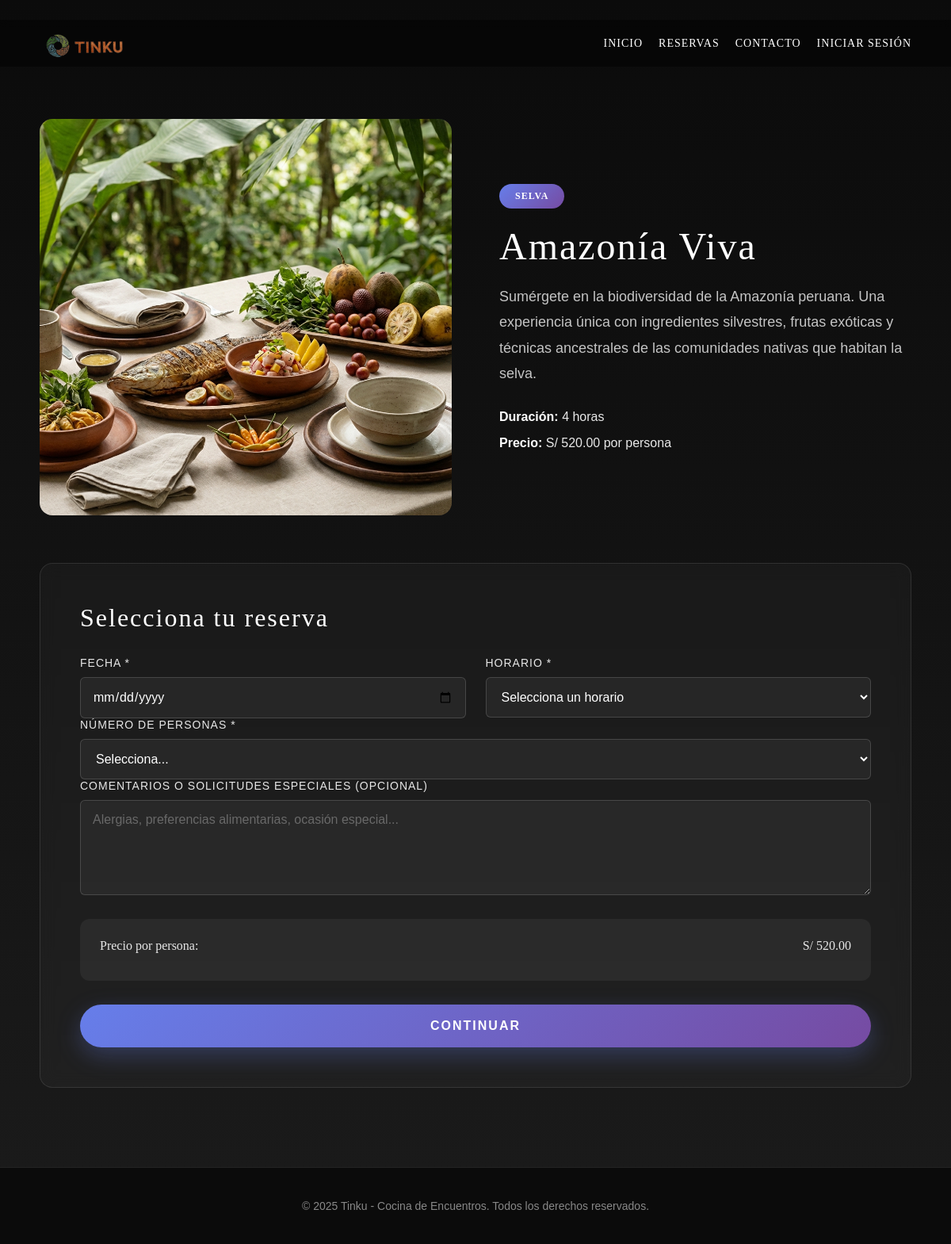
Screenshot of /reservas.php?action=seleccionar&id=3 with the database file from the repository.
### tables this page shows
CREATE TABLE IF NOT EXISTS experiencias (
    id INT AUTO_INCREMENT PRIMARY KEY,
    nombre VARCHAR(200) NOT NULL,
    region VARCHAR(50) NOT NULL,
    descripcion_corta TEXT NOT NULL,
    descripcion_larga TEXT NOT NULL,
    precio DECIMAL(10,2) NOT NULL,
    duracion VARCHAR(50) NOT NULL,
    imagen VARCHAR(255) NOT NULL,
    disponible TINYINT(1) DEFAULT 1,
    fecha_creacion TIMESTAMP DEFAULT CURRENT_TIMESTAMP
);

### aplicacion/controladores/ReservasControlador.php (called while the page is built, shortened)
<?php
class ReservasControlador
{
    public function seleccionar()
    {
        $experiencia_id = $_GET['id'] ?? null;
        require_once RUTA_MODELOS . 'Experiencia.php';
        $experienciaModelo = new Experiencia();
        $experiencia = $experienciaModelo->obtenerPorId($experiencia_id);
        require_once RUTA_VISTAS . 'reservas/seleccionar.php';
    }
}
?>

### configuracion/basedatos.php (called while the page is built, shortened)
<?php
class BaseDatos {
    private static $conexion = null;
    public static function conectar() {
        if (self::$conexion == null) {
            try {
                self::$conexion = new PDO(
                    "mysql:host=" . DB_HOST . ";dbname=" . DB_NAME,
                    DB_USER,
                    DB_PASS
                );
                self::$conexion->setAttribute(PDO::ATTR_ERRMODE, PDO::ERRMODE_EXCEPTION);
                self::$conexion->exec("SET NAMES utf8");
            } catch(PDOException $e) {
                die("Error de conexión: " . $e->getMessage());
            }
        }
        return self::$conexion;
    }
}
?>

### aplicacion/modelos/Experiencia.php (called while the page is built, shortened)
<?php
class Experiencia
{
    private $db;
    public function __construct()
    {
        $this->db = BaseDatos::conectar();
    }
    public function obtenerPorId($id)
    {
        try {
            $sql = "SELECT * FROM experiencias WHERE id = :id AND disponible = 1";
            $stmt = $this->db->prepare($sql);
            $stmt->bindParam(':id', $id);
            $stmt->execute();
            return $stmt->fetch(PDO::FETCH_ASSOC);
        } catch (PDOException $e) {
            error_log("Error al obtener experiencia: " . $e->getMessage());
            return null;
        }
    }
}
?>

### aplicacion/vistas/reservas/seleccionar.php (the view, shortened to what this page needs)
<?php include RUTA_VISTAS . 'plantillas/encabezado.php'; ?>
<?php include RUTA_VISTAS . 'plantillas/navegacion.php'; ?>
<main>
    <section class="seccion-seleccion">
        <div class="seleccion-container">
            <div class="experiencia-detalle">
                <div class="detalle-imagen">
                    <img src="<?php echo $experiencia['imagen']; ?>"
                        alt="<?php echo htmlspecialchars($experiencia['nombre']); ?>"
                        onerror="this.src='publico/imagenes/placeholder.jpg'">
                </div>
                <div class="detalle-texto">
                    <span class="region-badge"><?php echo htmlspecialchars($experiencia['region']); ?></span>
                    <h1><?php echo htmlspecialchars($experiencia['nombre']); ?></h1>
                    <p class="descripcion-larga"><?php echo htmlspecialchars($experiencia['descripcion_larga']); ?></p>
                    <div class="caracteristicas">
                        <div class="caracteristica">
                            <strong>Duración:</strong> <?php echo htmlspecialchars($experiencia['duracion']); ?>
                        </div>
                        <div class="caracteristica">
                            <strong>Precio:</strong> S/ <?php echo number_format($experiencia['precio'], 2); ?> por
                            persona
                        </div>
                    </div>
                </div>
            </div>
            <div class="formulario-seleccion">
                <h2>Selecciona tu reserva</h2>
                <form method="POST" action="reservas.php?action=confirmar" id="formSeleccion">
                    <div class="form-row">
                        <div class="form-group">
                            <label for="fecha_reserva">Fecha *</label>
                            <input type="date" id="fecha_reserva" name="fecha_reserva" required
                                min="<?php echo date('Y-m-d', strtotime('+1 day')); ?>">
                        </div>
                        <div class="form-group">
                            <label for="hora_reserva">Horario *</label>
                            <select id="hora_reserva" name="hora_reserva" required>
                                <option value="">Selecciona un horario</option>
                            </select>
                        </div>
                    </div>
                    <div class="form-group">
                        <label for="num_personas">Número de Personas *</label>
                        <select id="num_personas" name="num_personas" required>
                            <option value="">Selecciona...</option>
                        </select>
                    </div>
                    <div class="form-group">
                        <label for="mensaje">Comentarios o solicitudes especiales (Opcional)</label>
                        <textarea id="mensaje" name="mensaje" rows="3"
                            placeholder="Alergias, preferencias alimentarias, ocasión especial..."></textarea>
                    </div>
                    <div class="resumen-precio">
                        <div class="precio-base">
                            <span>Precio por persona:</span>
                            <span class="monto">S/ <?php echo number_format($experiencia['precio'], 2); ?></span>
                        </div>
                    </div>
                    <button type="submit" class="btn-continuar">Continuar</button>
                </form>
            </div>
        </div>
    </section>
</main>
<?php include RUTA_VISTAS . 'plantillas/pie.php'; ?>

### publico/estilos/principal.css (style rules this page uses)
* { margin: 0; padding: 0; box-sizing: border-box; }
html, body { margin: 0; padding: 0; font-family: 'Georgia', serif; background: linear-gradient(180deg, #0b0b0b 0%, #101317 100%); color: #e8e8e8; }
img { max-width: 100%; display: block; }
main { width: 100%; }

### publico/estilos/componentes.css (style rules this page uses)
.form-group { display: flex; flex-direction: column; }
.form-group label { color: #e8e8e8; font-size: 14px; margin-bottom: 10px; font-family: 'Arial', sans-serif; text-transform: uppercase; letter-spacing: 1px; font-weight: 500; }
.form-group input, .form-group select, .form-group textarea { background: rgba(255, 255, 255, 0.05); border: 1px solid rgba(255, 255, 255, 0.15); border-radius: 6px; padding: 15px; color: #ffffff; font-size: 16px; font-family: 'Arial', sans-serif; transition: all 0.3s ease; }
.form-group input::placeholder, .form-group textarea::placeholder { color: rgba(255, 255, 255, 0.3); }
.form-group select { cursor: pointer; }
.form-group textarea { resize: vertical; min-height: 120px; }

### publico/estilos/experiencias.css (style rules this page uses)
.seccion-seleccion { background: linear-gradient(180deg, #0b0b0b 0%, #1a1a1a 100%); padding: 150px 50px 100px; min-height: 100vh; }
.seleccion-container { max-width: 1400px; margin: 0 auto; }
.experiencia-detalle { display: grid; grid-template-columns: 1fr 1fr; gap: 60px; margin-bottom: 60px; }
.detalle-imagen { border-radius: 16px; overflow: hidden; height: 500px; }
.detalle-imagen img { width: 100%; height: 100%; object-fit: cover; }
.detalle-texto { display: flex; flex-direction: column; justify-content: center; }
.region-badge { display: inline-block; background: linear-gradient(135deg, #667eea 0%, #764ba2 100%); color: white; padding: 8px 20px; border-radius: 20px; font-size: 12px; text-transform: uppercase; letter-spacing: 1px; font-weight: 600; margin-bottom: 20px; width: fit-content; }
.detalle-texto h1 { font-size: 48px; font-weight: 300; color: #ffffff; margin-bottom: 20px; letter-spacing: 2px; }
.descripcion-larga { color: #c4c4c4; font-size: 18px; line-height: 1.8; margin-bottom: 30px; font-family: 'Arial', sans-serif; }
.caracteristicas { display: flex; flex-direction: column; gap: 15px; }
.caracteristica { color: #e8e8e8; font-size: 16px; font-family: 'Arial', sans-serif; }
.caracteristica strong { color: #ffffff; }
.formulario-seleccion { background: rgba(255, 255, 255, 0.03); backdrop-filter: blur(10px); border: 1px solid rgba(255, 255, 255, 0.1); border-radius: 16px; padding: 50px; }
.formulario-seleccion h2 { font-size: 32px; font-weight: 300; color: #ffffff; margin-bottom: 30px; letter-spacing: 2px; }
.form-row { display: grid; grid-template-columns: 1fr 1fr; gap: 25px; }
.resumen-precio { background: rgba(255, 255, 255, 0.05); border-radius: 12px; padding: 25px; margin: 30px 0; }
.precio-base, .precio-total { display: flex; justify-content: space-between; align-items: center; color: #e8e8e8; font-size: 16px; margin-bottom: 10px; }
.btn-continuar { width: 100%; background: linear-gradient(135deg, #667eea 0%, #764ba2 100%); color: white; border: none; padding: 18px; font-size: 16px; font-weight: 600; text-transform: uppercase; letter-spacing: 2px; border-radius: 50px; cursor: pointer; transition: all 0.4s ease; box-shadow: 0 10px 30px rgba(102, 126, 234, 0.3); }

### rows the page displays
experiencias: imagen (picture), region "SELVA", nombre "Amazonía Viva", descripcion_larga "Sumérgete en la biodiversidad de la Amazonía peruana. Una experiencia única con ingredientes silvestres, frutas exóticas y técnicas ancestrales de las comunidades nativas que habitan la selva.", duracion "4 horas", precio "520.00"
